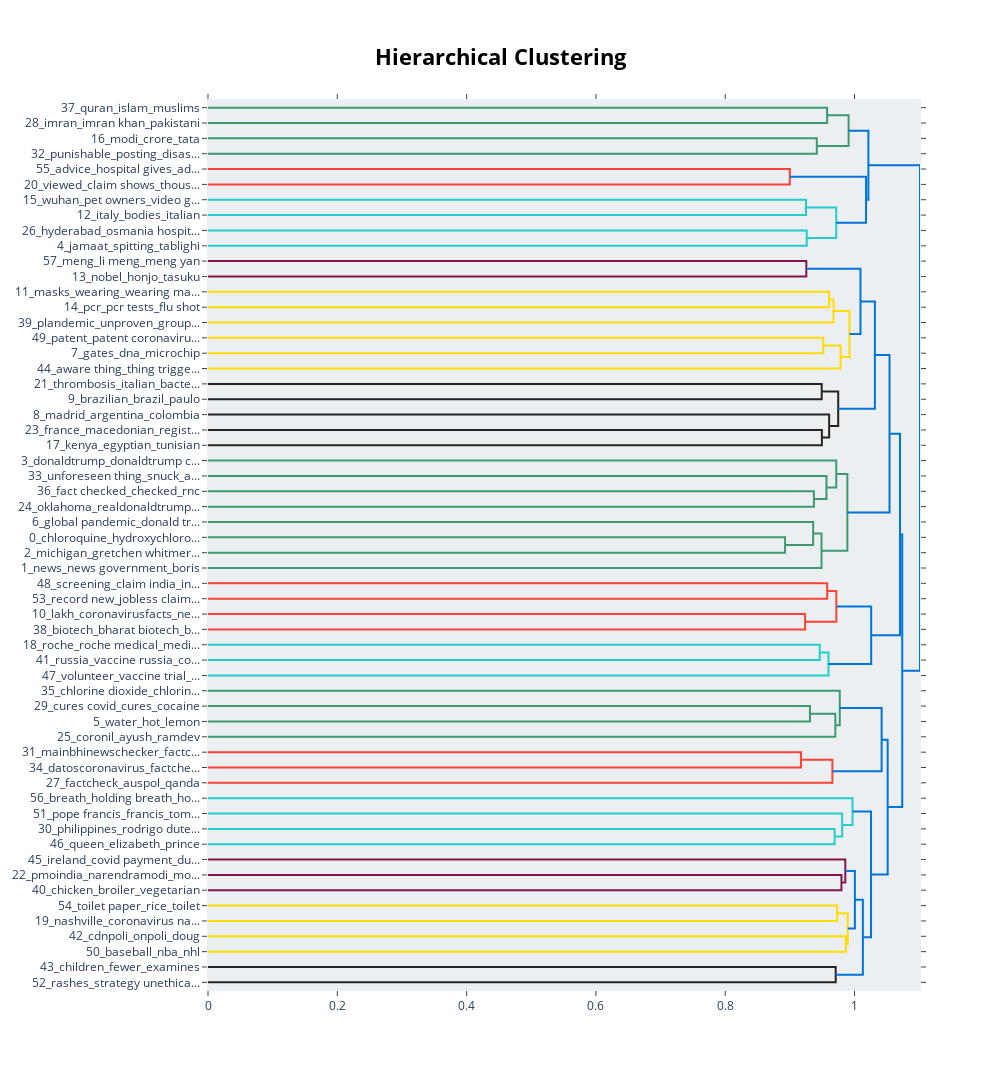

The code cell stored with this chart in its notebook:
### Code cell
topic_model_fake.visualize_hierarchy()

### Figure 1 — Plotly figure (JSON) as saved in the notebook; plotly's stock layout.template omitted (floating-point values rounded to 4 significant figures)
{"data": [{"hoverinfo": "text", "marker": {"color": "rgb(61,153,112)"}, "mode": "lines", "type": "scatter", "x": [0, 0.9576, 0.9576, 0], "xaxis": "x", "y": [-5, -5, -15, -15], "yaxis": "y"}, {"hoverinfo": "text", "marker": {"color": "rgb(61,153,112)"}, "mode": "lines", "type": "scatter", "x": [0, 0.9417, 0.9417, 0], "xaxis": "x", "y": [-25, -25, -35, -35], "yaxis": "y"}, {"hoverinfo": "text", "marker": {"color": "rgb(61,153,112)"}, "mode": "lines", "type": "scatter", "x": [0.9576, 0.9908, 0.9908, 0.9417], "xaxis": "x", "y": [-10, -10, -30, -30], "yaxis": "y"}, {"hoverinfo": "text", "marker": {"color": "rgb(255,65,54)"}, "mode": "lines", "type": "scatter", "x": [0, 0.8999, 0.8999, 0], "xaxis": "x", "y": [-45, -45, -55, -55], "yaxis": "y"}, {"hoverinfo": "text", "marker": {"color": "rgb(35,205,205)"}, "mode": "lines", "type": "scatter", "x": [0, 0.9249, 0.9249, 0], "xaxis": "x", "y": [-65, -65, -75, -75], "yaxis": "y"}, {"hoverinfo": "text", "marker": {"color": "rgb(35,205,205)"}, "mode": "lines", "type": "scatter", "x": [0, 0.9261, 0.9261, 0], "xaxis": "x", "y": [-85, -85, -95, -95], "yaxis": "y"}, {"hoverinfo": "text", "marker": {"color": "rgb(35,205,205)"}, "mode": "lines", "type": "scatter", "x": [0.9249, 0.9717, 0.9717, 0.9261], "xaxis": "x", "y": [-70, -70, -90, -90], "yaxis": "y"}, {"hoverinfo": "text", "marker": {"color": "rgb(0,116,217)"}, "mode": "lines", "type": "scatter", "x": [0.8999, 1.018, 1.018, 0.9717], "xaxis": "x", "y": [-50, -50, -80, -80], "yaxis": "y"}, {"hoverinfo": "text", "marker": {"color": "rgb(0,116,217)"}, "mode": "lines", "type": "scatter", "x": [0.9908, 1.021, 1.021, 1.018], "xaxis": "x", "y": [-20, -20, -65, -65], "yaxis": "y"}, {"hoverinfo": "text", "marker": {"color": "rgb(133,20,75)"}, "mode": "lines", "type": "scatter", "x": [0, 0.9254, 0.9254, 0], "xaxis": "x", "y": [-105, -105, -115, -115], "yaxis": "y"}, {"hoverinfo": "text", "marker": {"color": "rgb(255,220,0)"}, "mode": "lines", "type": "scatter", "x": [0, 0.9607, 0.9607, 0], "xaxis": "x", "y": [-125, -125, -135, -135], "yaxis": "y"}, {"hoverinfo": "text", "marker": {"color": "rgb(255,220,0)"}, "mode": "lines", "type": "scatter", "x": [0.9607, 0.9676, 0.9676, 0], "xaxis": "x", "y": [-130, -130, -145, -145], "yaxis": "y"}, {"hoverinfo": "text", "marker": {"color": "rgb(255,220,0)"}, "mode": "lines", "type": "scatter", "x": [0, 0.9517, 0.9517, 0], "xaxis": "x", "y": [-155, -155, -165, -165], "yaxis": "y"}, {"hoverinfo": "text", "marker": {"color": "rgb(255,220,0)"}, "mode": "lines", "type": "scatter", "x": [0.9517, 0.9784, 0.9784, 0], "xaxis": "x", "y": [-160, -160, -175, -175], "yaxis": "y"}, {"hoverinfo": "text", "marker": {"color": "rgb(255,220,0)"}, "mode": "lines", "type": "scatter", "x": [0.9676, 0.9922, 0.9922, 0.9784], "xaxis": "x", "y": [-137.5, -137.5, -167.5, -167.5], "yaxis": "y"}, {"hoverinfo": "text", "marker": {"color": "rgb(0,116,217)"}, "mode": "lines", "type": "scatter", "x": [0.9254, 1.009, 1.009, 0.9922], "xaxis": "x", "y": [-110, -110, -152.5, -152.5], "yaxis": "y"}, {"hoverinfo": "text", "marker": {"color": "rgb(40,35,35)"}, "mode": "lines", "type": "scatter", "x": [0, 0.9492, 0.9492, 0], "xaxis": "x", "y": [-185, -185, -195, -195], "yaxis": "y"}, {"hoverinfo": "text", "marker": {"color": "rgb(40,35,35)"}, "mode": "lines", "type": "scatter", "x": [0, 0.9495, 0.9495, 0], "xaxis": "x", "y": [-215, -215, -225, -225], "yaxis": "y"}, {"hoverinfo": "text", "marker": {"color": "rgb(40,35,35)"}, "mode": "lines", "type": "scatter", "x": [0, 0.9607, 0.9607, 0.9495], "xaxis": "x", "y": [-205, -205, -220, -220], "yaxis": "y"}, {"hoverinfo": "text", "marker": {"color": "rgb(40,35,35)"}, "mode": "lines", "type": "scatter", "x": [0.9492, 0.9748, 0.9748, 0.9607], "xaxis": "x", "y": [-190, -190, -212.5, -212.5], "yaxis": "y"}, {"hoverinfo": "text", "marker": {"color": "rgb(0,116,217)"}, "mode": "lines", "type": "scatter", "x": [1.009, 1.031, 1.031, 0.9748], "xaxis": "x", "y": [-131.2, -131.2, -201.2, -201.2], "yaxis": "y"}, {"hoverinfo": "text", "marker": {"color": "rgb(61,153,112)"}, "mode": "lines", "type": "scatter", "x": [0, 0.9371, 0.9371, 0], "xaxis": "x", "y": [-255, -255, -265, -265], "yaxis": "y"}, {"hoverinfo": "text", "marker": {"color": "rgb(61,153,112)"}, "mode": "lines", "type": "scatter", "x": [0, 0.9566, 0.9566, 0.9371], "xaxis": "x", "y": [-245, -245, -260, -260], "yaxis": "y"}, {"hoverinfo": "text", "marker": {"color": "rgb(61,153,112)"}, "mode": "lines", "type": "scatter", "x": [0, 0.9718, 0.9718, 0.9566], "xaxis": "x", "y": [-235, -235, -252.5, -252.5], "yaxis": "y"}, {"hoverinfo": "text", "marker": {"color": "rgb(61,153,112)"}, "mode": "lines", "type": "scatter", "x": [0, 0.8926, 0.8926, 0], "xaxis": "x", "y": [-285, -285, -295, -295], "yaxis": "y"}, {"hoverinfo": "text", "marker": {"color": "rgb(61,153,112)"}, "mode": "lines", "type": "scatter", "x": [0, 0.936, 0.936, 0.8926], "xaxis": "x", "y": [-275, -275, -290, -290], "yaxis": "y"}, {"hoverinfo": "text", "marker": {"color": "rgb(61,153,112)"}, "mode": "lines", "type": "scatter", "x": [0.936, 0.9489, 0.9489, 0], "xaxis": "x", "y": [-282.5, -282.5, -305, -305], "yaxis": "y"}, {"hoverinfo": "text", "marker": {"color": "rgb(61,153,112)"}, "mode": "lines", "type": "scatter", "x": [0.9718, 0.9889, 0.9889, 0.9489], "xaxis": "x", "y": [-243.8, -243.8, -293.8, -293.8], "yaxis": "y"}, {"hoverinfo": "text", "marker": {"color": "rgb(0,116,217)"}, "mode": "lines", "type": "scatter", "x": [1.031, 1.054, 1.054, 0.9889], "xaxis": "x", "y": [-166.2, -166.2, -268.8, -268.8], "yaxis": "y"}, {"hoverinfo": "text", "marker": {"color": "rgb(255,65,54)"}, "mode": "lines", "type": "scatter", "x": [0, 0.9577, 0.9577, 0], "xaxis": "x", "y": [-315, -315, -325, -325], "yaxis": "y"}, {"hoverinfo": "text", "marker": {"color": "rgb(255,65,54)"}, "mode": "lines", "type": "scatter", "x": [0, 0.9235, 0.9235, 0], "xaxis": "x", "y": [-335, -335, -345, -345], "yaxis": "y"}, {"hoverinfo": "text", "marker": {"color": "rgb(255,65,54)"}, "mode": "lines", "type": "scatter", "x": [0.9577, 0.9719, 0.9719, 0.9235], "xaxis": "x", "y": [-320, -320, -340, -340], "yaxis": "y"}, {"hoverinfo": "text", "marker": {"color": "rgb(35,205,205)"}, "mode": "lines", "type": "scatter", "x": [0, 0.9462, 0.9462, 0], "xaxis": "x", "y": [-355, -355, -365, -365], "yaxis": "y"}, {"hoverinfo": "text", "marker": {"color": "rgb(35,205,205)"}, "mode": "lines", "type": "scatter", "x": [0.9462, 0.9597, 0.9597, 0], "xaxis": "x", "y": [-360, -360, -375, -375], "yaxis": "y"}, {"hoverinfo": "text", "marker": {"color": "rgb(0,116,217)"}, "mode": "lines", "type": "scatter", "x": [0.9719, 1.026, 1.026, 0.9597], "xaxis": "x", "y": [-330, -330, -367.5, -367.5], "yaxis": "y"}, {"hoverinfo": "text", "marker": {"color": "rgb(0,116,217)"}, "mode": "lines", "type": "scatter", "x": [1.054, 1.07, 1.07, 1.026], "xaxis": "x", "y": [-217.5, -217.5, -348.8, -348.8], "yaxis": "y"}, {"hoverinfo": "text", "marker": {"color": "rgb(61,153,112)"}, "mode": "lines", "type": "scatter", "x": [0, 0.9311, 0.9311, 0], "xaxis": "x", "y": [-395, -395, -405, -405], "yaxis": "y"}, {"hoverinfo": "text", "marker": {"color": "rgb(61,153,112)"}, "mode": "lines", "type": "scatter", "x": [0.9311, 0.9703, 0.9703, 0], "xaxis": "x", "y": [-400, -400, -415, -415], "yaxis": "y"}, {"hoverinfo": "text", "marker": {"color": "rgb(61,153,112)"}, "mode": "lines", "type": "scatter", "x": [0, 0.9772, 0.9772, 0.9703], "xaxis": "x", "y": [-385, -385, -407.5, -407.5], "yaxis": "y"}, {"hoverinfo": "text", "marker": {"color": "rgb(255,65,54)"}, "mode": "lines", "type": "scatter", "x": [0, 0.9173, 0.9173, 0], "xaxis": "x", "y": [-425, -425, -435, -435], "yaxis": "y"}, {"hoverinfo": "text", "marker": {"color": "rgb(255,65,54)"}, "mode": "lines", "type": "scatter", "x": [0.9173, 0.9658, 0.9658, 0], "xaxis": "x", "y": [-430, -430, -445, -445], "yaxis": "y"}, {"hoverinfo": "text", "marker": {"color": "rgb(0,116,217)"}, "mode": "lines", "type": "scatter", "x": [0.9772, 1.042, 1.042, 0.9658], "xaxis": "x", "y": [-396.2, -396.2, -437.5, -437.5], "yaxis": "y"}, {"hoverinfo": "text", "marker": {"color": "rgb(35,205,205)"}, "mode": "lines", "type": "scatter", "x": [0, 0.9693, 0.9693, 0], "xaxis": "x", "y": [-475, -475, -485, -485], "yaxis": "y"}, {"hoverinfo": "text", "marker": {"color": "rgb(35,205,205)"}, "mode": "lines", "type": "scatter", "x": [0, 0.9809, 0.9809, 0.9693], "xaxis": "x", "y": [-465, -465, -480, -480], "yaxis": "y"}, {"hoverinfo": "text", "marker": {"color": "rgb(35,205,205)"}, "mode": "lines", "type": "scatter", "x": [0, 0.9969, 0.9969, 0.9809], "xaxis": "x", "y": [-455, -455, -472.5, -472.5], "yaxis": "y"}, {"hoverinfo": "text", "marker": {"color": "rgb(133,20,75)"}, "mode": "lines", "type": "scatter", "x": [0, 0.9798, 0.9798, 0], "xaxis": "x", "y": [-505, -505, -515, -515], "yaxis": "y"}, {"hoverinfo": "text", "marker": {"color": "rgb(133,20,75)"}, "mode": "lines", "type": "scatter", "x": [0, 0.9858, 0.9858, 0.9798], "xaxis": "x", "y": [-495, -495, -510, -510], "yaxis": "y"}, {"hoverinfo": "text", "marker": {"color": "rgb(255,220,0)"}, "mode": "lines", "type": "scatter", "x": [0, 0.9732, 0.9732, 0], "xaxis": "x", "y": [-525, -525, -535, -535], "yaxis": "y"}, {"hoverinfo": "text", "marker": {"color": "rgb(255,220,0)"}, "mode": "lines", "type": "scatter", "x": [0, 0.9865, 0.9865, 0], "xaxis": "x", "y": [-545, -545, -555, -555], "yaxis": "y"}, {"hoverinfo": "text", "marker": {"color": "rgb(255,220,0)"}, "mode": "lines", "type": "scatter", "x": [0.9732, 0.9895, 0.9895, 0.9865], "xaxis": "x", "y": [-530, -530, -550, -550], "yaxis": "y"}, {"hoverinfo": "text", "marker": {"color": "rgb(0,116,217)"}, "mode": "lines", "type": "scatter", "x": [0.9858, 1.001, 1.001, 0.9895], "xaxis": "x", "y": [-502.5, -502.5, -540, -540], "yaxis": "y"}, {"hoverinfo": "text", "marker": {"color": "rgb(40,35,35)"}, "mode": "lines", "type": "scatter", "x": [0, 0.9709, 0.9709, 0], "xaxis": "x", "y": [-565, -565, -575, -575], "yaxis": "y"}, {"hoverinfo": "text", "marker": {"color": "rgb(0,116,217)"}, "mode": "lines", "type": "scatter", "x": [1.001, 1.013, 1.013, 0.9709], "xaxis": "x", "y": [-521.2, -521.2, -570, -570], "yaxis": "y"}, {"hoverinfo": "text", "marker": {"color": "rgb(0,116,217)"}, "mode": "lines", "type": "scatter", "x": [0.9969, 1.026, 1.026, 1.013], "xaxis": "x", "y": [-463.8, -463.8, -545.6, -545.6], "yaxis": "y"}, {"hoverinfo": "text", "marker": {"color": "rgb(0,116,217)"}, "mode": "lines", "type": "scatter", "x": [1.042, 1.051, 1.051, 1.026], "xaxis": "x", "y": [-416.9, -416.9, -504.7, -504.7], "yaxis": "y"}, {"hoverinfo": "text", "marker": {"color": "rgb(0,116,217)"}, "mode": "lines", "type": "scatter", "x": [1.07, 1.074, 1.074, 1.051], "xaxis": "x", "y": [-283.1, -283.1, -460.8, -460.8], "yaxis": "y"}, {"hoverinfo": "text", "marker": {"color": "rgb(0,116,217)"}, "mode": "lines", "type": "scatter", "x": [1.021, 1.101, 1.101, 1.074], "xaxis": "x", "y": [-42.5, -42.5, -372.0, -372.0], "yaxis": "y"}], "layout": {"autosize": false, "height": 1070, "hoverlabel": {"bgcolor": "white", "font": {"family": "Rockwell", "size": 16}}, "hovermode": "closest", "plot_bgcolor": "#ECEFF1", "showlegend": false, "title": {"font": {"color": "Black", "size": 22}, "text": "<b>Hierarchical Clustering</b>", "x": 0.5, "xanchor": "center", "yanchor": "top"}, "width": 1000, "xaxis": {"mirror": "allticks", "rangemode": "tozero", "showgrid": false, "showline": true, "showticklabels": true, "ticks": "outside", "type": "linear", "zeroline": false}, "yaxis": {"mirror": "allticks", "range": [-580, 0], "rangemode": "tozero", "showgrid": false, "showline": true, "showticklabels": true, "tickmode": "array", "ticks": "outside", "ticktext": ["37_quran_islam_muslims", "28_imran_imran khan_pakistani", "16_modi_crore_tata", "32_punishable_posting_disas...", "55_advice_hospital gives_ad...", "20_viewed_claim shows_thous...", "15_wuhan_pet owners_video g...", "12_italy_bodies_italian", "26_hyderabad_osmania hospit...", "4_jamaat_spitting_tablighi", "57_meng_li meng_meng yan", "13_nobel_honjo_tasuku", "11_masks_wearing_wearing ma...", "14_pcr_pcr tests_flu shot", "39_plandemic_unproven_group...", "49_patent_patent coronaviru...", "7_gates_dna_microchip", "44_aware thing_thing trigge...", "21_thrombosis_italian_bacte...", "9_brazilian_brazil_paulo", "8_madrid_argentina_colombia", "23_france_macedonian_regist...", "17_kenya_egyptian_tunisian", "3_donaldtrump_donaldtrump c...", "33_unforeseen thing_snuck_a...", "36_fact checked_checked_rnc", "24_oklahoma_realdonaldtrump...", "6_global pandemic_donald tr...", "0_chloroquine_hydroxychloro...", "2_michigan_gretchen whitmer...", "1_news_news government_boris", "48_screening_claim india_in...", "53_record new_jobless claim...", "10_lakh_coronavirusfacts_ne...", "38_biotech_bharat biotech_b...", "18_roche_roche medical_medi...", "41_russia_vaccine russia_co...", "47_volunteer_vaccine trial_...", "35_chlorine dioxide_chlorin...", "29_cures covid_cures_cocaine", "5_water_hot_lemon", "25_coronil_ayush_ramdev", "31_mainbhinewschecker_factc...", "34_datoscoronavirus_factche...", "27_factcheck_auspol_qanda", "56_breath_holding breath_ho...", "51_pope francis_francis_tom...", "30_philippines_rodrigo dute...", "46_queen_elizabeth_prince", "45_ireland_covid payment_du...", "22_pmoindia_narendramodi_mo...", "40_chicken_broiler_vegetarian", "54_toilet paper_rice_toilet", "19_nashville_coronavirus na...", "42_cdnpoli_onpoli_doug", "50_baseball_nba_nhl", "43_children_fewer_examines", "52_rashes_strategy unethica..."], "tickvals": [-5, -15, -25, -35, -45, -55, -65, -75, -85, -95, -105, -115, -125, -135, -145, -155, -165, -175, -185, -195, -205, -215, -225, -235, -245, -255, -265, -275, -285, -295, -305, -315, -325, -335, -345, -355, -365, -375, -385, -395, -405, -415, -425, -435, -445, -455, -465, -475, -485, -495, -505, -515, -525, -535, -545, -555, -565, -575], "type": "linear", "zeroline": false}}}
